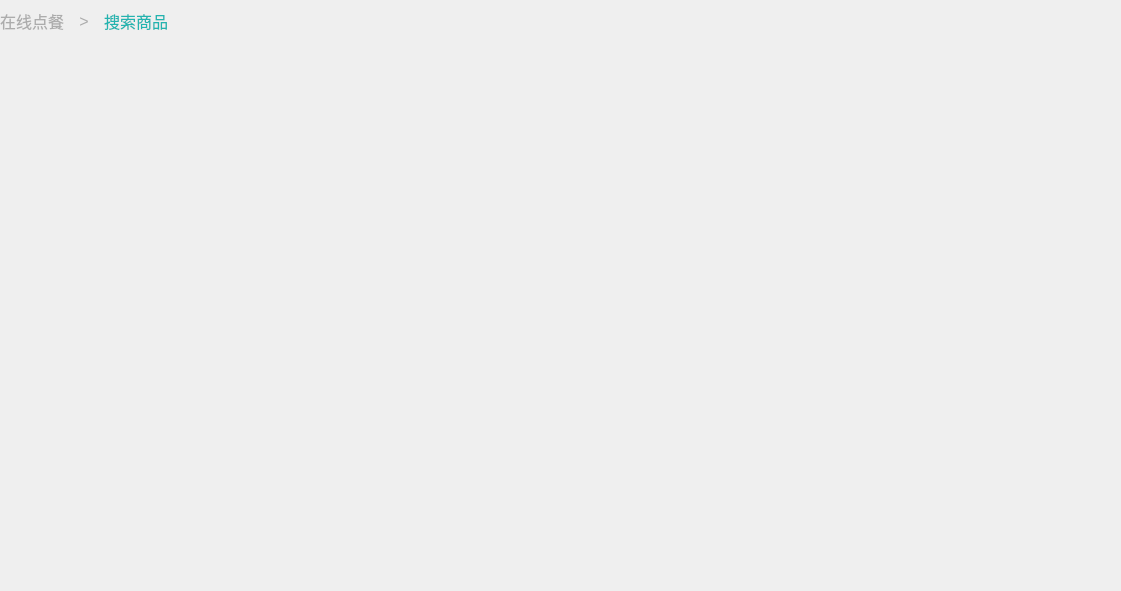
<?xml version="1.0" encoding="UTF-8"?>
<ui version="4.0">
 <class>goodsSearchWgt</class>
 <widget class="QWidget" name="goodsSearchWgt">
  <property name="geometry">
   <rect>
    <x>0</x>
    <y>0</y>
    <width>1121</width>
    <height>591</height>
   </rect>
  </property>
  <property name="windowTitle">
   <string>goodsSearchWgt</string>
  </property>
  <layout class="QVBoxLayout" name="verticalLayout">
   <property name="spacing">
    <number>0</number>
   </property>
   <property name="leftMargin">
    <number>0</number>
   </property>
   <property name="topMargin">
    <number>0</number>
   </property>
   <property name="rightMargin">
    <number>0</number>
   </property>
   <property name="bottomMargin">
    <number>0</number>
   </property>
   <item>
    <widget class="QWidget" name="wgt_top" native="true">
     <property name="minimumSize">
      <size>
       <width>0</width>
       <height>42</height>
      </size>
     </property>
     <property name="maximumSize">
      <size>
       <width>16777215</width>
       <height>42</height>
      </size>
     </property>
     <layout class="QHBoxLayout" name="horizontalLayout">
      <property name="spacing">
       <number>0</number>
      </property>
      <property name="leftMargin">
       <number>0</number>
      </property>
      <property name="topMargin">
       <number>0</number>
      </property>
      <property name="rightMargin">
       <number>0</number>
      </property>
      <property name="bottomMargin">
       <number>0</number>
      </property>
      <item>
       <widget class="QLabel" name="label">
        <property name="styleSheet">
         <string notr="true">font-family:&quot;微软雅黑&quot;;
font-size:16px;
color:#ACACAC;</string>
        </property>
        <property name="text">
         <string>在线点餐</string>
        </property>
       </widget>
      </item>
      <item>
       <widget class="QLabel" name="label_2">
        <property name="minimumSize">
         <size>
          <width>40</width>
          <height>0</height>
         </size>
        </property>
        <property name="maximumSize">
         <size>
          <width>40</width>
          <height>16777215</height>
         </size>
        </property>
        <property name="styleSheet">
         <string notr="true">font-family:&quot;微软雅黑&quot;;
font-size:16px;
color:#ACACAC;</string>
        </property>
        <property name="text">
         <string>&gt;</string>
        </property>
        <property name="alignment">
         <set>Qt::AlignCenter</set>
        </property>
       </widget>
      </item>
      <item>
       <widget class="QLabel" name="label_3">
        <property name="styleSheet">
         <string notr="true">font-family:&quot;微软雅黑&quot;;
font-size:16px;
color:#22B4B0;</string>
        </property>
        <property name="text">
         <string>搜索商品</string>
        </property>
       </widget>
      </item>
      <item>
       <spacer name="horizontalSpacer">
        <property name="orientation">
         <enum>Qt::Horizontal</enum>
        </property>
        <property name="sizeHint" stdset="0">
         <size>
          <width>950</width>
          <height>20</height>
         </size>
        </property>
       </spacer>
      </item>
     </layout>
    </widget>
   </item>
   <item>
    <widget class="QListWidget" name="listWidget">
     <property name="minimumSize">
      <size>
       <width>0</width>
       <height>500</height>
      </size>
     </property>
     <property name="maximumSize">
      <size>
       <width>16777215</width>
       <height>500</height>
      </size>
     </property>
     <property name="styleSheet">
      <string notr="true">#listWidget{
border:none;
background:transparent;
outline:1px;
}
QListView::item:selected, QListView::item:hover{
background:transparent;
}</string>
     </property>
    </widget>
   </item>
   <item>
    <widget class="PageWidget" name="wgt_bottom" native="true">
     <property name="minimumSize">
      <size>
       <width>0</width>
       <height>42</height>
      </size>
     </property>
     <property name="maximumSize">
      <size>
       <width>16777215</width>
       <height>42</height>
      </size>
     </property>
    </widget>
   </item>
   <item>
    <spacer name="verticalSpacer">
     <property name="orientation">
      <enum>Qt::Vertical</enum>
     </property>
     <property name="sizeHint" stdset="0">
      <size>
       <width>20</width>
       <height>4</height>
      </size>
     </property>
    </spacer>
   </item>
  </layout>
 </widget>
 <layoutdefault spacing="6" margin="11"/>
 <customwidgets>
  <customwidget>
   <class>PageWidget</class>
   <extends>QWidget</extends>
   <header>PageWidget.h</header>
   <container>1</container>
  </customwidget>
 </customwidgets>
 <resources>
  <include location="masterDesktop.qrc"/>
 </resources>
 <connections/>
</ui>
